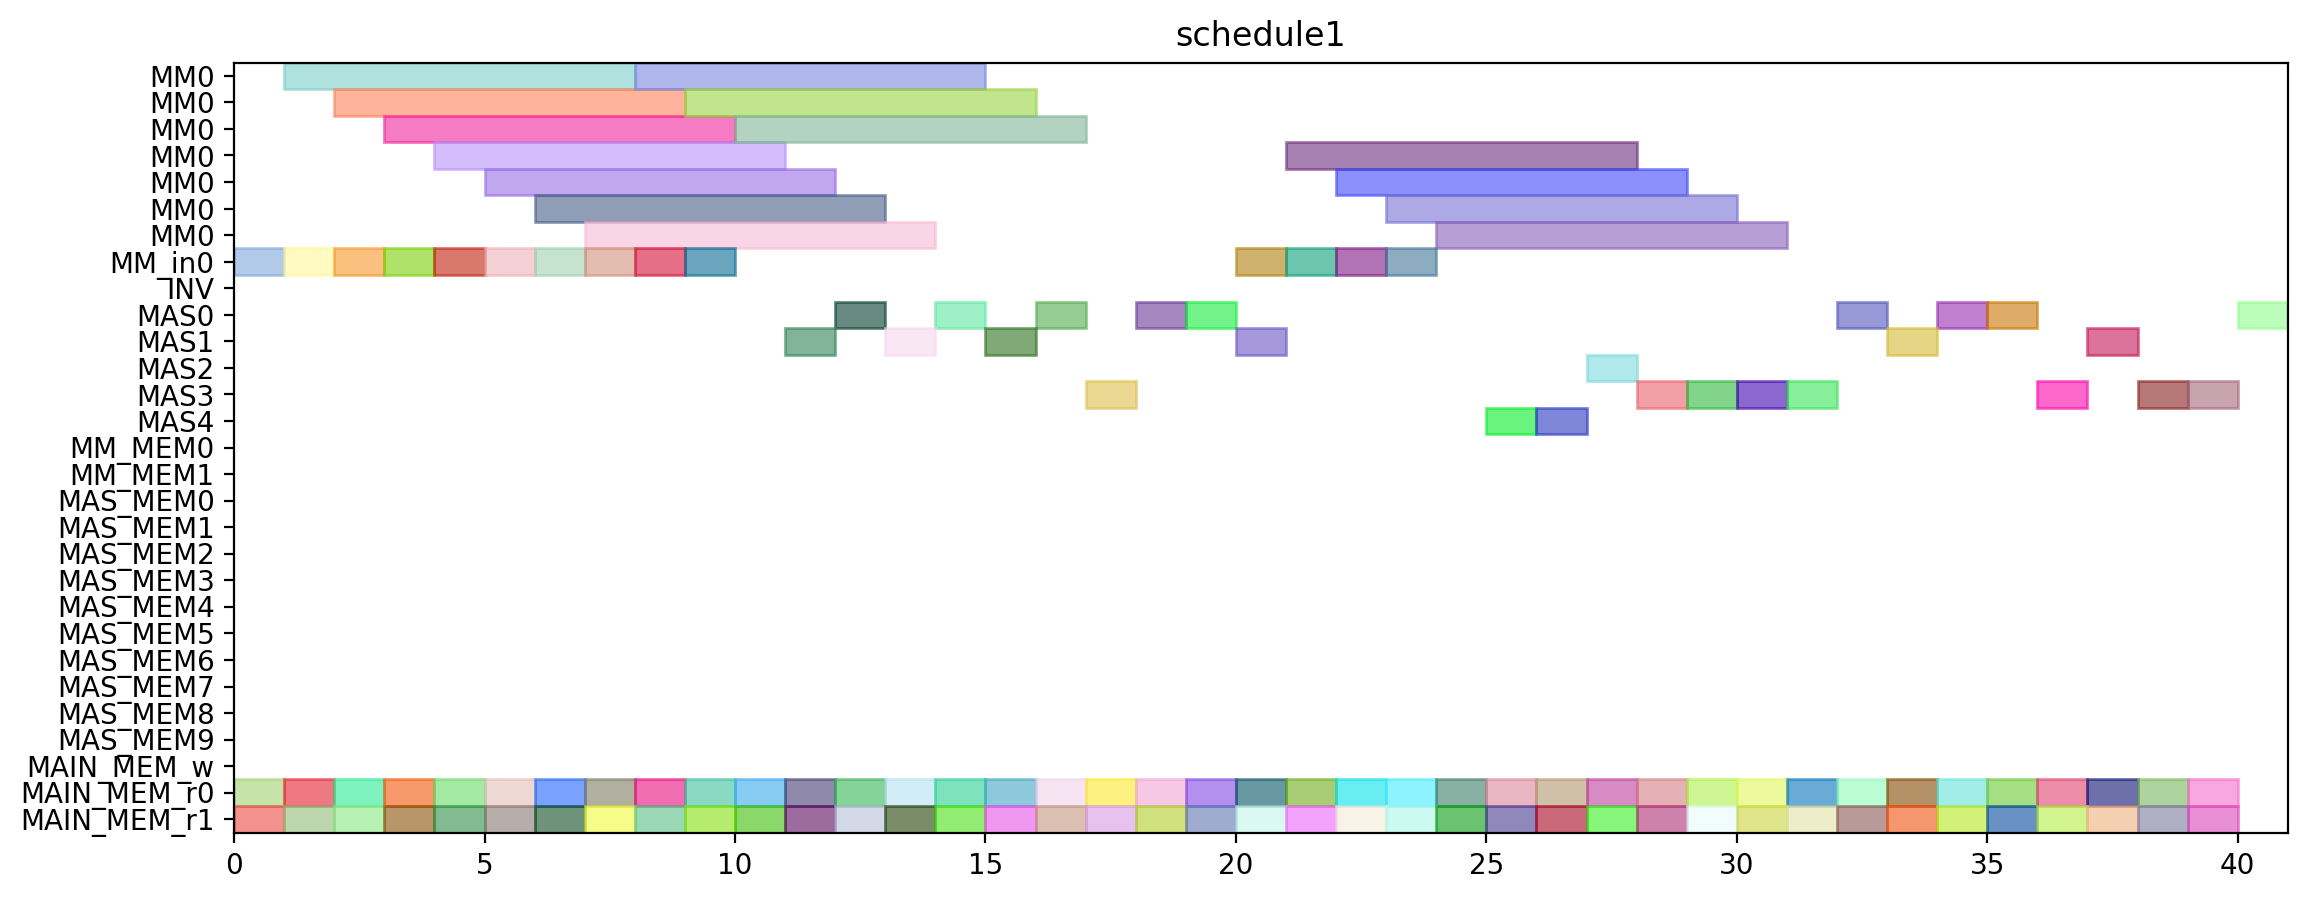

Python code for this plot:
from pyschedule import Scenario, solvers, plotters, alt


def solve():
	horizon = 111
	S = Scenario("schedule1", horizon=horizon)

	# resource
	MM = S.Resources('MM', num=1, size=7)
	MM_in = S.Resources('MM_in', num=1)
	INV = S.Resource('INV')
	MAS = S.Resources('MAS', num=5, size=1, periods=range(1, horizon))
	MM_MEM = S.Resources('MM_MEM', num=2)
	MAS_MEM = S.Resources('MAS_MEM', num=10)
	MAIN_MEM_w = S.Resource('MAIN_MEM_w', size=1)
	MAIN_MEM_r = S.Resources('MAIN_MEM_r', num=2)

	# result of previous scheduling
	t4_t1_t0_in = S.Task('t4_t1_t0_in', length=1, delay_cost=1)
	S += t4_t1_t0_in >= 0
	t4_t1_t0_in += MM_in[0]

	t4_t1_t0_mem0 = S.Task('t4_t1_t0_mem0', length=1, delay_cost=1)
	S += t4_t1_t0_mem0 >= 0
	t4_t1_t0_mem0 += MAIN_MEM_r[0]

	t4_t1_t0_mem1 = S.Task('t4_t1_t0_mem1', length=1, delay_cost=1)
	S += t4_t1_t0_mem1 >= 0
	t4_t1_t0_mem1 += MAIN_MEM_r[1]

	t4_t1_t0 = S.Task('t4_t1_t0', length=7, delay_cost=1)
	S += t4_t1_t0 >= 1
	t4_t1_t0 += MM[0]

	t4_t1_t1_in = S.Task('t4_t1_t1_in', length=1, delay_cost=1)
	S += t4_t1_t1_in >= 1
	t4_t1_t1_in += MM_in[0]

	t4_t1_t1_mem0 = S.Task('t4_t1_t1_mem0', length=1, delay_cost=1)
	S += t4_t1_t1_mem0 >= 1
	t4_t1_t1_mem0 += MAIN_MEM_r[0]

	t4_t1_t1_mem1 = S.Task('t4_t1_t1_mem1', length=1, delay_cost=1)
	S += t4_t1_t1_mem1 >= 1
	t4_t1_t1_mem1 += MAIN_MEM_r[1]

	t2_t1_in = S.Task('t2_t1_in', length=1, delay_cost=1)
	S += t2_t1_in >= 2
	t2_t1_in += MM_in[0]

	t2_t1_mem0 = S.Task('t2_t1_mem0', length=1, delay_cost=1)
	S += t2_t1_mem0 >= 2
	t2_t1_mem0 += MAIN_MEM_r[0]

	t2_t1_mem1 = S.Task('t2_t1_mem1', length=1, delay_cost=1)
	S += t2_t1_mem1 >= 2
	t2_t1_mem1 += MAIN_MEM_r[1]

	t4_t1_t1 = S.Task('t4_t1_t1', length=7, delay_cost=1)
	S += t4_t1_t1 >= 2
	t4_t1_t1 += MM[0]

	t0_t0_in = S.Task('t0_t0_in', length=1, delay_cost=1)
	S += t0_t0_in >= 3
	t0_t0_in += MM_in[0]

	t0_t0_mem0 = S.Task('t0_t0_mem0', length=1, delay_cost=1)
	S += t0_t0_mem0 >= 3
	t0_t0_mem0 += MAIN_MEM_r[0]

	t0_t0_mem1 = S.Task('t0_t0_mem1', length=1, delay_cost=1)
	S += t0_t0_mem1 >= 3
	t0_t0_mem1 += MAIN_MEM_r[1]

	t2_t1 = S.Task('t2_t1', length=7, delay_cost=1)
	S += t2_t1 >= 3
	t2_t1 += MM[0]

	t0_t0 = S.Task('t0_t0', length=7, delay_cost=1)
	S += t0_t0 >= 4
	t0_t0 += MM[0]

	t0_t1_in = S.Task('t0_t1_in', length=1, delay_cost=1)
	S += t0_t1_in >= 4
	t0_t1_in += MM_in[0]

	t0_t1_mem0 = S.Task('t0_t1_mem0', length=1, delay_cost=1)
	S += t0_t1_mem0 >= 4
	t0_t1_mem0 += MAIN_MEM_r[0]

	t0_t1_mem1 = S.Task('t0_t1_mem1', length=1, delay_cost=1)
	S += t0_t1_mem1 >= 4
	t0_t1_mem1 += MAIN_MEM_r[1]

	t0_t1 = S.Task('t0_t1', length=7, delay_cost=1)
	S += t0_t1 >= 5
	t0_t1 += MM[0]

	t4_t0_t0_in = S.Task('t4_t0_t0_in', length=1, delay_cost=1)
	S += t4_t0_t0_in >= 5
	t4_t0_t0_in += MM_in[0]

	t4_t0_t0_mem0 = S.Task('t4_t0_t0_mem0', length=1, delay_cost=1)
	S += t4_t0_t0_mem0 >= 5
	t4_t0_t0_mem0 += MAIN_MEM_r[0]

	t4_t0_t0_mem1 = S.Task('t4_t0_t0_mem1', length=1, delay_cost=1)
	S += t4_t0_t0_mem1 >= 5
	t4_t0_t0_mem1 += MAIN_MEM_r[1]

	t4_t0_t0 = S.Task('t4_t0_t0', length=7, delay_cost=1)
	S += t4_t0_t0 >= 6
	t4_t0_t0 += MM[0]

	t4_t0_t1_in = S.Task('t4_t0_t1_in', length=1, delay_cost=1)
	S += t4_t0_t1_in >= 6
	t4_t0_t1_in += MM_in[0]

	t4_t0_t1_mem0 = S.Task('t4_t0_t1_mem0', length=1, delay_cost=1)
	S += t4_t0_t1_mem0 >= 6
	t4_t0_t1_mem0 += MAIN_MEM_r[0]

	t4_t0_t1_mem1 = S.Task('t4_t0_t1_mem1', length=1, delay_cost=1)
	S += t4_t0_t1_mem1 >= 6
	t4_t0_t1_mem1 += MAIN_MEM_r[1]

	t1_t1_in = S.Task('t1_t1_in', length=1, delay_cost=1)
	S += t1_t1_in >= 7
	t1_t1_in += MM_in[0]

	t1_t1_mem0 = S.Task('t1_t1_mem0', length=1, delay_cost=1)
	S += t1_t1_mem0 >= 7
	t1_t1_mem0 += MAIN_MEM_r[0]

	t1_t1_mem1 = S.Task('t1_t1_mem1', length=1, delay_cost=1)
	S += t1_t1_mem1 >= 7
	t1_t1_mem1 += MAIN_MEM_r[1]

	t4_t0_t1 = S.Task('t4_t0_t1', length=7, delay_cost=1)
	S += t4_t0_t1 >= 7
	t4_t0_t1 += MM[0]

	t1_t1 = S.Task('t1_t1', length=7, delay_cost=1)
	S += t1_t1 >= 8
	t1_t1 += MM[0]

	t2_t0_in = S.Task('t2_t0_in', length=1, delay_cost=1)
	S += t2_t0_in >= 8
	t2_t0_in += MM_in[0]

	t2_t0_mem0 = S.Task('t2_t0_mem0', length=1, delay_cost=1)
	S += t2_t0_mem0 >= 8
	t2_t0_mem0 += MAIN_MEM_r[0]

	t2_t0_mem1 = S.Task('t2_t0_mem1', length=1, delay_cost=1)
	S += t2_t0_mem1 >= 8
	t2_t0_mem1 += MAIN_MEM_r[1]

	t1_t0_in = S.Task('t1_t0_in', length=1, delay_cost=1)
	S += t1_t0_in >= 9
	t1_t0_in += MM_in[0]

	t1_t0_mem0 = S.Task('t1_t0_mem0', length=1, delay_cost=1)
	S += t1_t0_mem0 >= 9
	t1_t0_mem0 += MAIN_MEM_r[0]

	t1_t0_mem1 = S.Task('t1_t0_mem1', length=1, delay_cost=1)
	S += t1_t0_mem1 >= 9
	t1_t0_mem1 += MAIN_MEM_r[1]

	t2_t0 = S.Task('t2_t0', length=7, delay_cost=1)
	S += t2_t0 >= 9
	t2_t0 += MM[0]

	t1_t0 = S.Task('t1_t0', length=7, delay_cost=1)
	S += t1_t0 >= 10
	t1_t0 += MM[0]

	t1_t2_mem0 = S.Task('t1_t2_mem0', length=1, delay_cost=1)
	S += t1_t2_mem0 >= 10
	t1_t2_mem0 += MAIN_MEM_r[0]

	t1_t2_mem1 = S.Task('t1_t2_mem1', length=1, delay_cost=1)
	S += t1_t2_mem1 >= 10
	t1_t2_mem1 += MAIN_MEM_r[1]

	t1_t2 = S.Task('t1_t2', length=1, delay_cost=1)
	S += t1_t2 >= 11
	t1_t2 += MAS[1]

	t2_t3_mem0 = S.Task('t2_t3_mem0', length=1, delay_cost=1)
	S += t2_t3_mem0 >= 11
	t2_t3_mem0 += MAIN_MEM_r[0]

	t2_t3_mem1 = S.Task('t2_t3_mem1', length=1, delay_cost=1)
	S += t2_t3_mem1 >= 11
	t2_t3_mem1 += MAIN_MEM_r[1]

	t2_t3 = S.Task('t2_t3', length=1, delay_cost=1)
	S += t2_t3 >= 12
	t2_t3 += MAS[0]

	t4_t0_t2_mem0 = S.Task('t4_t0_t2_mem0', length=1, delay_cost=1)
	S += t4_t0_t2_mem0 >= 12
	t4_t0_t2_mem0 += MAIN_MEM_r[0]

	t4_t0_t2_mem1 = S.Task('t4_t0_t2_mem1', length=1, delay_cost=1)
	S += t4_t0_t2_mem1 >= 12
	t4_t0_t2_mem1 += MAIN_MEM_r[1]

	t0_t2_mem0 = S.Task('t0_t2_mem0', length=1, delay_cost=1)
	S += t0_t2_mem0 >= 13
	t0_t2_mem0 += MAIN_MEM_r[0]

	t0_t2_mem1 = S.Task('t0_t2_mem1', length=1, delay_cost=1)
	S += t0_t2_mem1 >= 13
	t0_t2_mem1 += MAIN_MEM_r[1]

	t4_t0_t2 = S.Task('t4_t0_t2', length=1, delay_cost=1)
	S += t4_t0_t2 >= 13
	t4_t0_t2 += MAS[1]

	t0_t2 = S.Task('t0_t2', length=1, delay_cost=1)
	S += t0_t2 >= 14
	t0_t2 += MAS[0]

	t2_t2_mem0 = S.Task('t2_t2_mem0', length=1, delay_cost=1)
	S += t2_t2_mem0 >= 14
	t2_t2_mem0 += MAIN_MEM_r[0]

	t2_t2_mem1 = S.Task('t2_t2_mem1', length=1, delay_cost=1)
	S += t2_t2_mem1 >= 14
	t2_t2_mem1 += MAIN_MEM_r[1]

	t2_t2 = S.Task('t2_t2', length=1, delay_cost=1)
	S += t2_t2 >= 15
	t2_t2 += MAS[1]

	t4_t0_t3_mem0 = S.Task('t4_t0_t3_mem0', length=1, delay_cost=1)
	S += t4_t0_t3_mem0 >= 15
	t4_t0_t3_mem0 += MAIN_MEM_r[0]

	t4_t0_t3_mem1 = S.Task('t4_t0_t3_mem1', length=1, delay_cost=1)
	S += t4_t0_t3_mem1 >= 15
	t4_t0_t3_mem1 += MAIN_MEM_r[1]

	t0_t3_mem0 = S.Task('t0_t3_mem0', length=1, delay_cost=1)
	S += t0_t3_mem0 >= 16
	t0_t3_mem0 += MAIN_MEM_r[0]

	t0_t3_mem1 = S.Task('t0_t3_mem1', length=1, delay_cost=1)
	S += t0_t3_mem1 >= 16
	t0_t3_mem1 += MAIN_MEM_r[1]

	t4_t0_t3 = S.Task('t4_t0_t3', length=1, delay_cost=1)
	S += t4_t0_t3 >= 16
	t4_t0_t3 += MAS[0]

	t0_t3 = S.Task('t0_t3', length=1, delay_cost=1)
	S += t0_t3 >= 17
	t0_t3 += MAS[3]

	t4_t1_t3_mem0 = S.Task('t4_t1_t3_mem0', length=1, delay_cost=1)
	S += t4_t1_t3_mem0 >= 17
	t4_t1_t3_mem0 += MAIN_MEM_r[0]

	t4_t1_t3_mem1 = S.Task('t4_t1_t3_mem1', length=1, delay_cost=1)
	S += t4_t1_t3_mem1 >= 17
	t4_t1_t3_mem1 += MAIN_MEM_r[1]

	t4_t1_t2_mem0 = S.Task('t4_t1_t2_mem0', length=1, delay_cost=1)
	S += t4_t1_t2_mem0 >= 18
	t4_t1_t2_mem0 += MAIN_MEM_r[0]

	t4_t1_t2_mem1 = S.Task('t4_t1_t2_mem1', length=1, delay_cost=1)
	S += t4_t1_t2_mem1 >= 18
	t4_t1_t2_mem1 += MAIN_MEM_r[1]

	t4_t1_t3 = S.Task('t4_t1_t3', length=1, delay_cost=1)
	S += t4_t1_t3 >= 18
	t4_t1_t3 += MAS[0]

	t1_t3_mem0 = S.Task('t1_t3_mem0', length=1, delay_cost=1)
	S += t1_t3_mem0 >= 19
	t1_t3_mem0 += MAIN_MEM_r[0]

	t1_t3_mem1 = S.Task('t1_t3_mem1', length=1, delay_cost=1)
	S += t1_t3_mem1 >= 19
	t1_t3_mem1 += MAIN_MEM_r[1]

	t4_t1_t2 = S.Task('t4_t1_t2', length=1, delay_cost=1)
	S += t4_t1_t2 >= 19
	t4_t1_t2 += MAS[0]

	t1_t3 = S.Task('t1_t3', length=1, delay_cost=1)
	S += t1_t3 >= 20
	t1_t3 += MAS[1]


	# new tasks
	t4_t2_t0_in = S.Task('t4_t2_t0_in', length=1, delay_cost=1)
	t4_t2_t0_in += alt(MM_in)
	t4_t2_t0 = S.Task('t4_t2_t0', length=7, delay_cost=1)
	t4_t2_t0 += alt(MM)
	S += t4_t2_t0>=t4_t2_t0_in

	t4_t2_t0_mem0 = S.Task('t4_t2_t0_mem0', length=1, delay_cost=1)
	t4_t2_t0_mem0 += MAIN_MEM_r[0]
	S += t4_t2_t0_mem0 <= t4_t2_t0

	t4_t2_t0_mem1 = S.Task('t4_t2_t0_mem1', length=1, delay_cost=1)
	t4_t2_t0_mem1 += MAIN_MEM_r[1]
	S += t4_t2_t0_mem1 <= t4_t2_t0

	t4_t2_t1_in = S.Task('t4_t2_t1_in', length=1, delay_cost=1)
	t4_t2_t1_in += alt(MM_in)
	t4_t2_t1 = S.Task('t4_t2_t1', length=7, delay_cost=1)
	t4_t2_t1 += alt(MM)
	S += t4_t2_t1>=t4_t2_t1_in

	t4_t2_t1_mem0 = S.Task('t4_t2_t1_mem0', length=1, delay_cost=1)
	t4_t2_t1_mem0 += MAIN_MEM_r[0]
	S += t4_t2_t1_mem0 <= t4_t2_t1

	t4_t2_t1_mem1 = S.Task('t4_t2_t1_mem1', length=1, delay_cost=1)
	t4_t2_t1_mem1 += MAIN_MEM_r[1]
	S += t4_t2_t1_mem1 <= t4_t2_t1

	t4_t2_t2 = S.Task('t4_t2_t2', length=1, delay_cost=1)
	t4_t2_t2 += alt(MAS)

	t4_t2_t2_mem0 = S.Task('t4_t2_t2_mem0', length=1, delay_cost=1)
	t4_t2_t2_mem0 += MAIN_MEM_r[0]
	S += t4_t2_t2_mem0 <= t4_t2_t2

	t4_t2_t2_mem1 = S.Task('t4_t2_t2_mem1', length=1, delay_cost=1)
	t4_t2_t2_mem1 += MAIN_MEM_r[1]
	S += t4_t2_t2_mem1 <= t4_t2_t2

	t4_t2_t3 = S.Task('t4_t2_t3', length=1, delay_cost=1)
	t4_t2_t3 += alt(MAS)

	t4_t2_t3_mem0 = S.Task('t4_t2_t3_mem0', length=1, delay_cost=1)
	t4_t2_t3_mem0 += MAIN_MEM_r[0]
	S += t4_t2_t3_mem0 <= t4_t2_t3

	t4_t2_t3_mem1 = S.Task('t4_t2_t3_mem1', length=1, delay_cost=1)
	t4_t2_t3_mem1 += MAIN_MEM_r[1]
	S += t4_t2_t3_mem1 <= t4_t2_t3

	t4_t40 = S.Task('t4_t40', length=1, delay_cost=1)
	t4_t40 += alt(MAS)

	t4_t40_mem0 = S.Task('t4_t40_mem0', length=1, delay_cost=1)
	t4_t40_mem0 += MAIN_MEM_r[0]
	S += t4_t40_mem0 <= t4_t40

	t4_t40_mem1 = S.Task('t4_t40_mem1', length=1, delay_cost=1)
	t4_t40_mem1 += MAIN_MEM_r[1]
	S += t4_t40_mem1 <= t4_t40

	t4_t41 = S.Task('t4_t41', length=1, delay_cost=1)
	t4_t41 += alt(MAS)

	t4_t41_mem0 = S.Task('t4_t41_mem0', length=1, delay_cost=1)
	t4_t41_mem0 += MAIN_MEM_r[0]
	S += t4_t41_mem0 <= t4_t41

	t4_t41_mem1 = S.Task('t4_t41_mem1', length=1, delay_cost=1)
	t4_t41_mem1 += MAIN_MEM_r[1]
	S += t4_t41_mem1 <= t4_t41

	t4_t50 = S.Task('t4_t50', length=1, delay_cost=1)
	t4_t50 += alt(MAS)

	t4_t50_mem0 = S.Task('t4_t50_mem0', length=1, delay_cost=1)
	t4_t50_mem0 += MAIN_MEM_r[0]
	S += t4_t50_mem0 <= t4_t50

	t4_t50_mem1 = S.Task('t4_t50_mem1', length=1, delay_cost=1)
	t4_t50_mem1 += MAIN_MEM_r[1]
	S += t4_t50_mem1 <= t4_t50

	t4_t51 = S.Task('t4_t51', length=1, delay_cost=1)
	t4_t51 += alt(MAS)

	t4_t51_mem0 = S.Task('t4_t51_mem0', length=1, delay_cost=1)
	t4_t51_mem0 += MAIN_MEM_r[0]
	S += t4_t51_mem0 <= t4_t51

	t4_t51_mem1 = S.Task('t4_t51_mem1', length=1, delay_cost=1)
	t4_t51_mem1 += MAIN_MEM_r[1]
	S += t4_t51_mem1 <= t4_t51

	t4_t8_t0_in = S.Task('t4_t8_t0_in', length=1, delay_cost=1)
	t4_t8_t0_in += alt(MM_in)
	t4_t8_t0 = S.Task('t4_t8_t0', length=7, delay_cost=1)
	t4_t8_t0 += alt(MM)
	S += t4_t8_t0>=t4_t8_t0_in

	t4_t8_t0_mem0 = S.Task('t4_t8_t0_mem0', length=1, delay_cost=1)
	t4_t8_t0_mem0 += MAIN_MEM_r[0]
	S += t4_t8_t0_mem0 <= t4_t8_t0

	t4_t8_t0_mem1 = S.Task('t4_t8_t0_mem1', length=1, delay_cost=1)
	t4_t8_t0_mem1 += MAIN_MEM_r[1]
	S += t4_t8_t0_mem1 <= t4_t8_t0

	t4_t8_t1_in = S.Task('t4_t8_t1_in', length=1, delay_cost=1)
	t4_t8_t1_in += alt(MM_in)
	t4_t8_t1 = S.Task('t4_t8_t1', length=7, delay_cost=1)
	t4_t8_t1 += alt(MM)
	S += t4_t8_t1>=t4_t8_t1_in

	t4_t8_t1_mem0 = S.Task('t4_t8_t1_mem0', length=1, delay_cost=1)
	t4_t8_t1_mem0 += MAIN_MEM_r[0]
	S += t4_t8_t1_mem0 <= t4_t8_t1

	t4_t8_t1_mem1 = S.Task('t4_t8_t1_mem1', length=1, delay_cost=1)
	t4_t8_t1_mem1 += MAIN_MEM_r[1]
	S += t4_t8_t1_mem1 <= t4_t8_t1

	t4_t8_t2 = S.Task('t4_t8_t2', length=1, delay_cost=1)
	t4_t8_t2 += alt(MAS)

	t4_t8_t2_mem0 = S.Task('t4_t8_t2_mem0', length=1, delay_cost=1)
	t4_t8_t2_mem0 += MAIN_MEM_r[0]
	S += t4_t8_t2_mem0 <= t4_t8_t2

	t4_t8_t2_mem1 = S.Task('t4_t8_t2_mem1', length=1, delay_cost=1)
	t4_t8_t2_mem1 += MAIN_MEM_r[1]
	S += t4_t8_t2_mem1 <= t4_t8_t2

	t4_t8_t3 = S.Task('t4_t8_t3', length=1, delay_cost=1)
	t4_t8_t3 += alt(MAS)

	t4_t8_t3_mem0 = S.Task('t4_t8_t3_mem0', length=1, delay_cost=1)
	t4_t8_t3_mem0 += MAIN_MEM_r[0]
	S += t4_t8_t3_mem0 <= t4_t8_t3

	t4_t8_t3_mem1 = S.Task('t4_t8_t3_mem1', length=1, delay_cost=1)
	t4_t8_t3_mem1 += MAIN_MEM_r[1]
	S += t4_t8_t3_mem1 <= t4_t8_t3

	t70 = S.Task('t70', length=1, delay_cost=1)
	t70 += alt(MAS)

	t70_mem0 = S.Task('t70_mem0', length=1, delay_cost=1)
	t70_mem0 += MAIN_MEM_r[0]
	S += t70_mem0 <= t70

	t70_mem1 = S.Task('t70_mem1', length=1, delay_cost=1)
	t70_mem1 += MAIN_MEM_r[1]
	S += t70_mem1 <= t70

	t71 = S.Task('t71', length=1, delay_cost=1)
	t71 += alt(MAS)

	t71_mem0 = S.Task('t71_mem0', length=1, delay_cost=1)
	t71_mem0 += MAIN_MEM_r[0]
	S += t71_mem0 <= t71

	t71_mem1 = S.Task('t71_mem1', length=1, delay_cost=1)
	t71_mem1 += MAIN_MEM_r[1]
	S += t71_mem1 <= t71

	t80 = S.Task('t80', length=1, delay_cost=1)
	t80 += alt(MAS)

	t80_mem0 = S.Task('t80_mem0', length=1, delay_cost=1)
	t80_mem0 += MAIN_MEM_r[0]
	S += t80_mem0 <= t80

	t80_mem1 = S.Task('t80_mem1', length=1, delay_cost=1)
	t80_mem1 += MAIN_MEM_r[1]
	S += t80_mem1 <= t80

	t81 = S.Task('t81', length=1, delay_cost=1)
	t81 += alt(MAS)

	t81_mem0 = S.Task('t81_mem0', length=1, delay_cost=1)
	t81_mem0 += MAIN_MEM_r[0]
	S += t81_mem0 <= t81

	t81_mem1 = S.Task('t81_mem1', length=1, delay_cost=1)
	t81_mem1 += MAIN_MEM_r[1]
	S += t81_mem1 <= t81

	t90 = S.Task('t90', length=1, delay_cost=1)
	t90 += alt(MAS)

	t90_mem0 = S.Task('t90_mem0', length=1, delay_cost=1)
	t90_mem0 += MAIN_MEM_r[0]
	S += t90_mem0 <= t90

	t90_mem1 = S.Task('t90_mem1', length=1, delay_cost=1)
	t90_mem1 += MAIN_MEM_r[1]
	S += t90_mem1 <= t90

	t91 = S.Task('t91', length=1, delay_cost=1)
	t91 += alt(MAS)

	t91_mem0 = S.Task('t91_mem0', length=1, delay_cost=1)
	t91_mem0 += MAIN_MEM_r[0]
	S += t91_mem0 <= t91

	t91_mem1 = S.Task('t91_mem1', length=1, delay_cost=1)
	t91_mem1 += MAIN_MEM_r[1]
	S += t91_mem1 <= t91

	t100 = S.Task('t100', length=1, delay_cost=1)
	t100 += alt(MAS)

	t100_mem0 = S.Task('t100_mem0', length=1, delay_cost=1)
	t100_mem0 += MAIN_MEM_r[0]
	S += t100_mem0 <= t100

	t100_mem1 = S.Task('t100_mem1', length=1, delay_cost=1)
	t100_mem1 += MAIN_MEM_r[1]
	S += t100_mem1 <= t100

	t101 = S.Task('t101', length=1, delay_cost=1)
	t101 += alt(MAS)

	t101_mem0 = S.Task('t101_mem0', length=1, delay_cost=1)
	t101_mem0 += MAIN_MEM_r[0]
	S += t101_mem0 <= t101

	t101_mem1 = S.Task('t101_mem1', length=1, delay_cost=1)
	t101_mem1 += MAIN_MEM_r[1]
	S += t101_mem1 <= t101

	solvers.mip.solve(S,msg=1,kind='CPLEX',ratio_gap=1.01)

	solution = [['hoge']*len(S.solution()[1]) for i in range(len(S.solution()))]
	for i in range(len(S.solution())):
		for j in range(len(S.solution()[i])):
			solution[i][j]=str(S.solution()[i][j])
	print(solution)

	cycles = int(solution[-1][3])

	pic_file_name = "/home/mfukuda/ABE/python/multiRAM_multiMAS/scheduling_result/stage7MM1_stage1MAS5/SPARSE/schedule1.png"
	if(S.solution() != []):
		plotters.matplotlib.plot(S,img_filename=pic_file_name, show_task_labels=False, fig_size=(cycles*0.25+3, 5))

	return solution
